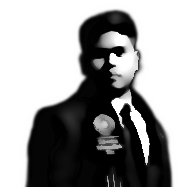
#> input picture source-prepped.png, 196 x 196 px
$ python make_ascii_svg.py
#> lines starting #> are read from the running program, lines starting #| are printed output that depends on the picture
#!/usr/bin/env python3
"""
Convert a portrait photo into a CLEAN, monochrome ASCII-art SVG that "types"
itself in like a terminal, then holds.

GitHub renders SVGs embedded via <img> and runs their SMIL animations there.
Each row is revealed with a left-to-right clip wipe plus a small block cursor
riding the wipe edge, staggered top -> bottom, so the whole portrait prints once
and freezes.

Output: zainul-ascii.svg (canvas 840 x 880, exactly matching stats.svg).
"""
import html
import os
import sys
from PIL import Image, ImageEnhance, ImageOps, ImageFilter

HERE = os.path.dirname(os.path.abspath(__file__))
SRC = sys.argv[1] if len(sys.argv) > 1 else os.path.join(HERE, "..", "source-prepped.png")
OUT = sys.argv[2] if len(sys.argv) > 2 else os.path.join(HERE, "..", "zainul-ascii.svg")

COLS = int(os.environ.get("COLS", 180))
ART_W_TARGET = 800
CELL_W = ART_W_TARGET / COLS
CELL_H = CELL_W * 15 / 8
ROWS = round(COLS * 8 / 15)
RAMP = " .`:-=+*cs#%@"  # bright(sparse) -> dark(dense); leading space clears bg

CONTRAST = 1.08
BRIGHTNESS = 1.0
GAMMA = 1.15
SHARPEN = False
WHITE_FLOOR = 0.82    # luminance above this is forced to blank (space)

PAD = 20
TITLEBAR_H = 30
STATUS_H = 30
ART_W = COLS * CELL_W
ART_H = ROWS * CELL_H
CANVAS_W = ART_W + PAD * 2
CANVAS_H = TITLEBAR_H + ART_H + STATUS_H + PAD

BG = "#0d1117"
BG2 = "#111722"
FRAME = "#30363d"
TITLE_TEXT = "#7d8590"
INK = "#c9d1d9"
CURSOR = "#c9d1d9"

# ---- reveal timing (one-shot; a cursor rasters top -> bottom) -------------
ROW_DUR = 5.8 / ROWS  # whole portrait prints in ~6s
STAGGER = ROW_DUR       # == ROW_DUR -> a single cursor sweeping down

# ---- 1. sample the image into a COLS x ROWS grayscale grid ----------------
im = Image.open(SRC).convert("L")
#> im is the input picture: PIL image 196x196 L; min 0, max 255, mean 162.9
if SHARPEN:
    im = im.filter(ImageFilter.UnsharpMask(radius=2, percent=140, threshold=2))
im = ImageEnhance.Brightness(im).enhance(BRIGHTNESS)
im = ImageEnhance.Contrast(im).enhance(CONTRAST)
im = im.resize((COLS, ROWS), Image.Resampling.LANCZOS)
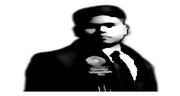
#> im: PIL image 180x96 L; min 0, max 255, mean 161.5
px = im.load()

STATIC = bool(os.environ.get("STATIC"))

rows_txt = []
for y in range(ROWS):
    chars = []
    for x in range(COLS):
        lum = px[x, y] / 255.0
        lum = pow(lum, GAMMA)
        if lum >= WHITE_FLOOR:
            chars.append(" ")
            continue
        idx = int((1.0 - lum) * (len(RAMP) - 1) + 0.5)
        idx = max(0, min(len(RAMP) - 1, idx))
        chars.append(RAMP[idx])
    rows_txt.append("".join(chars))
#> after the loop, rows_txt = 96 items

art_top = TITLEBAR_H + PAD * 0.35

# ---- 2. assemble SVG ------------------------------------------------------
parts = []
parts.append(
    f'<svg xmlns="http://www.w3.org/2000/svg" width="{CANVAS_W:.1f}" height="{CANVAS_H:.1f}" '
    f'viewBox="0 0 {CANVAS_W:.1f} {CANVAS_H:.1f}" font-family="ui-monospace, SFMono-Regular, '
    f'Menlo, Consolas, monospace">'
)
parts.append('<defs>'
             f'<linearGradient id="bg" x1="0" y1="0" x2="0" y2="1">'
             f'<stop offset="0" stop-color="{BG2}"/><stop offset="1" stop-color="{BG}"/>'
             '</linearGradient></defs>')

parts.append(f'<rect width="{CANVAS_W:.1f}" height="{CANVAS_H:.1f}" rx="12" fill="url(#bg)"/>')
parts.append(f'<rect x="0.5" y="0.5" width="{CANVAS_W-1:.1f}" height="{CANVAS_H-1:.1f}" rx="12" '
             f'fill="none" stroke="{FRAME}" stroke-width="1"/>')

parts.append(f'<line x1="0" y1="{TITLEBAR_H}" x2="{CANVAS_W:.1f}" y2="{TITLEBAR_H}" stroke="{FRAME}"/>')
for i, dotcol in enumerate(["#ff5f56", "#ffbd2e", "#27c93f"]):
    parts.append(f'<circle cx="{PAD + i*16}" cy="{TITLEBAR_H/2}" r="5" fill="{dotcol}"/>')
parts.append(f'<text x="{CANVAS_W/2:.1f}" y="{TITLEBAR_H/2 + 4}" fill="{TITLE_TEXT}" font-size="12" '
             f'text-anchor="middle">tengkuzainul@github: ~$ ./portrait.sh</text>')

# one <text> per row
font_size = CELL_H * 0.86
for ry, line in enumerate(rows_txt):
    y = art_top + ry * CELL_H + CELL_H * 0.74
    row_y = art_top + ry * CELL_H
    delay = ry * STAGGER
    safe = html.escape(line)
    text = (f'<text xml:space="preserve" x="{PAD}" y="{y:.1f}" fill="{INK}" '
            f'font-size="{font_size:.1f}" textLength="{ART_W:.1f}" lengthAdjust="spacing">{safe}</text>')

    if STATIC:
        parts.append(text)
        continue

    parts.append(
        f'<clipPath id="r{ry}"><rect x="{PAD}" y="{row_y:.1f}" height="{CELL_H:.2f}" width="0">'
        f'<animate attributeName="width" from="0" to="{ART_W:.1f}" begin="{delay:.3f}s" '
        f'dur="{ROW_DUR:.2f}s" fill="freeze"/></rect></clipPath>'
    )
    parts.append(f'<g clip-path="url(#r{ry})">{text}</g>')
    parts.append(
        f'<rect y="{row_y+1:.1f}" width="{CELL_W:.2f}" height="{CELL_H-2:.2f}" fill="{CURSOR}" opacity="0">'
        f'<animate attributeName="x" from="{PAD}" to="{PAD+ART_W:.1f}" begin="{delay:.3f}s" '
        f'dur="{ROW_DUR:.2f}s" fill="freeze"/>'
        f'<set attributeName="opacity" to="0.85" begin="{delay:.3f}s"/>'
        f'<set attributeName="opacity" to="0" begin="{delay+ROW_DUR:.3f}s"/></rect>'
    )
#> this loop made 96 passes
#> (y, row_y, delay) on passes 1 to 12: (43.17, 37, 0), (51.5, 45.33, 0.0604), (59.83, 53.67, 0.121), (68.17, 62, 0.181), (76.5, 70.33, 0.242), (84.83, 78.67, 0.302), (93.17, 87, 0.362), (101.5, 95.33, 0.423), (109.8, 103.7, 0.483), (118.2, 112, 0.544), (126.5, 120.3, 0.604), (134.8, 128.7, 0.665)
#> after the loop, parts = 297 items

# status bar with a steady blinking cursor
status_line_y = TITLEBAR_H + ART_H + PAD * 0.35
status_y = status_line_y + 19
parts.append(f'<line x1="0" y1="{status_line_y:.1f}" x2="{CANVAS_W:.1f}" y2="{status_line_y:.1f}" stroke="{FRAME}"/>')
status_cmd = "tengkuzainul@github:~$ whoami "
name_str = "Tengku Zainul"
parts.append(f'<text x="{PAD}" y="{status_y:.1f}" fill="{TITLE_TEXT}" font-size="13">'
             f'{status_cmd}<tspan fill="{INK}">{name_str}</tspan></text>')
status_chars = len(status_cmd + name_str + " ")
parts.append(f'<rect x="{PAD + status_chars * 13 * 0.6:.1f}" y="{status_y-12:.1f}" width="8" height="14" fill="{INK}">'
             f'<animate attributeName="opacity" values="1;1;0;0" keyTimes="0;0.5;0.51;1" '
             f'dur="1s" repeatCount="indefinite"/></rect>')

parts.append("</svg>")
svg = "".join(parts)
with open(OUT, "w", encoding="utf-8") as f:
    f.write(svg)
print(f"wrote {OUT}: {CANVAS_W:.1f} x {CANVAS_H:.1f}, {len(svg)//1024} KB")
#| wrote scripts/../zainul-ascii.svg: 840.0 x 880.0, 74 KB
